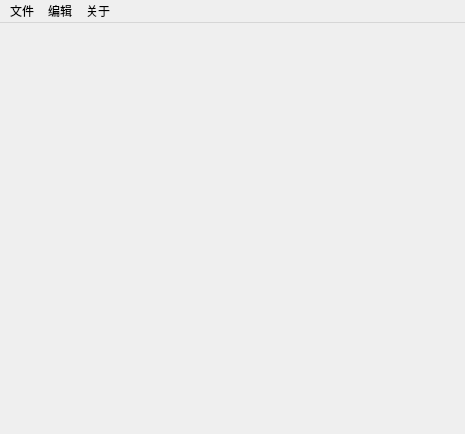
<?xml version="1.0" encoding="UTF-8"?>
<ui version="4.0">
 <class>MainWindow</class>
 <widget class="QMainWindow" name="MainWindow">
  <property name="geometry">
   <rect>
    <x>0</x>
    <y>0</y>
    <width>465</width>
    <height>434</height>
   </rect>
  </property>
  <property name="windowTitle">
   <string>MainWindow</string>
  </property>
  <widget class="QWidget" name="centralwidget">
   <layout class="QHBoxLayout" name="horizontalLayout">
    <item>
     <layout class="QHBoxLayout" name="horizontalLayout_2" stretch="3,1,2">
      <property name="rightMargin">
       <number>0</number>
      </property>
      <item>
       <widget class="Chequer" name="chequer" native="true">
        <property name="sizePolicy">
         <sizepolicy hsizetype="Preferred" vsizetype="Preferred">
          <horstretch>0</horstretch>
          <verstretch>0</verstretch>
         </sizepolicy>
        </property>
        <property name="minimumSize">
         <size>
          <width>393</width>
          <height>393</height>
         </size>
        </property>
       </widget>
      </item>
      <item>
       <spacer name="horizontalSpacer">
        <property name="orientation">
         <enum>Qt::Horizontal</enum>
        </property>
        <property name="sizeHint" stdset="0">
         <size>
          <width>40</width>
          <height>20</height>
         </size>
        </property>
       </spacer>
      </item>
      <item>
       <widget class="Options" name="options" native="true">
        <property name="sizePolicy">
         <sizepolicy hsizetype="Preferred" vsizetype="Preferred">
          <horstretch>0</horstretch>
          <verstretch>0</verstretch>
         </sizepolicy>
        </property>
       </widget>
      </item>
     </layout>
    </item>
   </layout>
  </widget>
  <widget class="QMenuBar" name="menubar">
   <property name="geometry">
    <rect>
     <x>0</x>
     <y>0</y>
     <width>465</width>
     <height>21</height>
    </rect>
   </property>
   <widget class="QMenu" name="menu">
    <property name="title">
     <string>文件</string>
    </property>
    <addaction name="newAction"/>
    <addaction name="openAction"/>
    <addaction name="saveAction"/>
    <addaction name="exitAction"/>
   </widget>
   <widget class="QMenu" name="menu_2">
    <property name="title">
     <string>编辑</string>
    </property>
    <addaction name="undoAction"/>
   </widget>
   <widget class="QMenu" name="menu_3">
    <property name="title">
     <string>关于</string>
    </property>
    <addaction name="aboutAction"/>
   </widget>
   <addaction name="menu"/>
   <addaction name="menu_2"/>
   <addaction name="menu_3"/>
  </widget>
  <action name="newAction">
   <property name="icon">
    <iconset theme="docunment-new">
     <normaloff>.</normaloff>.</iconset>
   </property>
   <property name="text">
    <string>新建</string>
   </property>
  </action>
  <action name="saveAction">
   <property name="icon">
    <iconset theme="ducument-save">
     <normaloff>.</normaloff>.</iconset>
   </property>
   <property name="text">
    <string>保存棋谱</string>
   </property>
  </action>
  <action name="exitAction">
   <property name="icon">
    <iconset theme="application-exit">
     <normaloff>.</normaloff>.</iconset>
   </property>
   <property name="text">
    <string>退出</string>
   </property>
  </action>
  <action name="undoAction">
   <property name="icon">
    <iconset theme="edit-undo">
     <normaloff>.</normaloff>.</iconset>
   </property>
   <property name="text">
    <string>撤销</string>
   </property>
  </action>
  <action name="aboutAction">
   <property name="icon">
    <iconset theme="help-about">
     <normaloff>.</normaloff>.</iconset>
   </property>
   <property name="text">
    <string>关于</string>
   </property>
  </action>
  <action name="openAction">
   <property name="icon">
    <iconset theme="document-open">
     <normaloff>.</normaloff>.</iconset>
   </property>
   <property name="text">
    <string>打开</string>
   </property>
  </action>
 </widget>
 <customwidgets>
  <customwidget>
   <class>Chequer</class>
   <extends>QWidget</extends>
   <header>chequer.h</header>
  </customwidget>
  <customwidget>
   <class>Options</class>
   <extends>QWidget</extends>
   <header>options.h</header>
  </customwidget>
 </customwidgets>
 <resources/>
 <connections/>
</ui>
